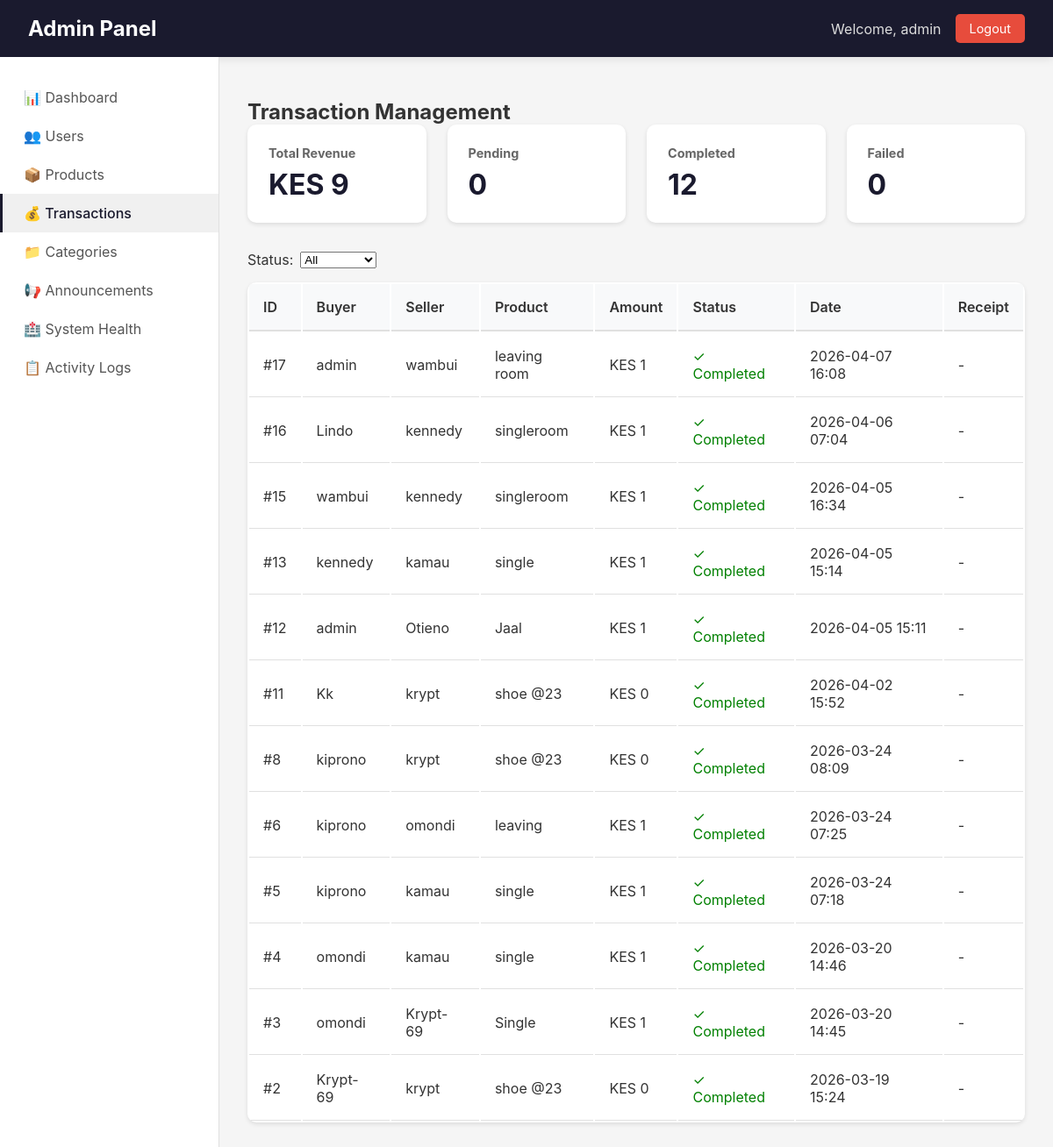
Before: /admin/transactions (signed in) with the older database file.
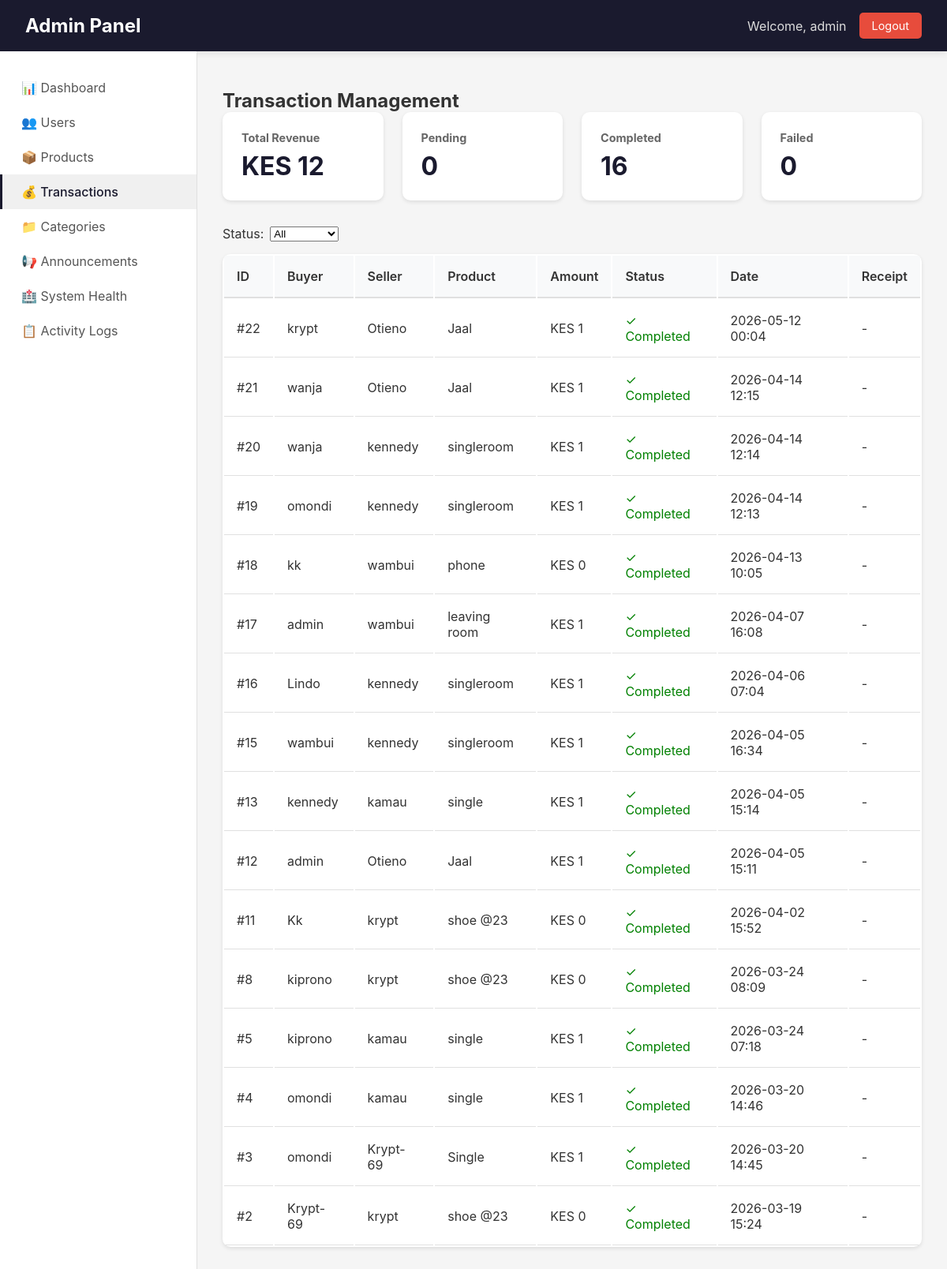
After: the same page with the newer database file.
### app/models.py (models this page shows, shortened)
class ProductUnlock(db.Model):
    __tablename__ = 'product_unlocks'
    id = db.Column(db.Integer, primary_key=True)
    user_id = db.Column(db.Integer, db.ForeignKey('users.id'), nullable=False)
    product_id = db.Column(db.Integer, db.ForeignKey('products.id'), nullable=False)
    seller_id = db.Column(db.Integer, db.ForeignKey('users.id'), nullable=False)
    amount = db.Column(db.Float, nullable=False)
    phone_number = db.Column(db.String(20))
    checkout_request_id = db.Column(db.String(100), unique=True)
    merchant_request_id = db.Column(db.String(100))
    mpesa_receipt_number = db.Column(db.String(50))
    status = db.Column(db.String(20), default='pending')
    created_at = db.Column(db.DateTime, default=datetime.utcnow)
    completed_at = db.Column(db.DateTime)
    unlocked_at = db.Column(db.DateTime)
    user = db.relationship('User', foreign_keys=[user_id], backref='unlocked_products')
    product = db.relationship('Product', back_populates='unlocks')
    seller = db.relationship('User', foreign_keys=[seller_id], backref='buyer_unlocks')
    chat = db.relationship('Chat', back_populates='unlock', lazy=True, uselist=False)

class User(UserMixin, db.Model):
    __tablename__ = 'users'
    id = db.Column(db.Integer, primary_key=True)
    username = db.Column(db.String(80), unique=True, nullable=False)
    email = db.Column(db.String(120), unique=True, nullable=False)
    password_hash = db.Column(db.String(256))
    phone = db.Column(db.String(20))
    created_at = db.Column(db.DateTime, default=datetime.utcnow)
    google_id = db.Column(db.String(100), unique=True, nullable=True)
    profile_picture = db.Column(db.String(500), nullable=True)
    products = db.relationship('Product',
        foreign_keys='Product.seller_id',
        back_populates='seller',
        lazy=True
    )
    payments = db.relationship('Payment',
        back_populates='payment_user',
        lazy=True
    )
    phone_number = db.Column(db.String(20))
    campus_location = db.Column(db.String(100))
    hostel_name = db.Column(db.String(100))
    hostel_room = db.Column(db.String(20))
    whatsapp_number = db.Column(db.String(20))
    show_contact_details = db.Column(db.Boolean, default=True)
    contact_preference = db.Column(db.String(20), default='whatsapp')
    is_admin = db.Column(db.Boolean, default=False)
    conversations_as_buyer = db.relationship('Chat',
        foreign_keys='Chat.buyer_id',
        back_populates='buyer',
        lazy=True,
        cascade='all, delete-orphan'
    )
    conversations_as_seller = db.relationship('Chat',
        foreign_keys='Chat.seller_id',
        back_populates='seller',
        lazy=True,
        cascade='all, delete-orphan'
    )
    sent_messages = db.relationship('Message',
        foreign_keys='Message.sender_id',
        back_populates='sender',
        lazy=True,
        cascade='all, delete-orphan'
    )
    sent_offers = db.relationship('Offer',
        foreign_keys='Offer.buyer_id',
        back_populates='offer_buyer',
        lazy=True
    )
    received_offers = db.relationship('Offer',
        foreign_keys='Offer.seller_id',
        back_populates='offer_seller',
        lazy=True
    )

class Product(db.Model):
    __tablename__ = 'products'
    id = db.Column(db.Integer, primary_key=True)
    title = db.Column(db.String(100), nullable=False)
    description = db.Column(db.Text)
    price = db.Column(db.Float, nullable=False)
    condition = db.Column(db.String(20))
    contact_info = db.Column(db.Text)
    is_fast_moving = db.Column(db.Boolean, default=False)
    is_active = db.Column(db.Boolean, default=True)
    is_sold = db.Column(db.Boolean, default=False)
    Token = db.Column(db.Float, nullable=False)
    category_id = db.Column(db.Integer, db.ForeignKey('categories.id'), nullable=False)
    seller_id = db.Column(db.Integer, db.ForeignKey('users.id'), nullable=False)
    image_group_id = db.Column(db.Integer, db.ForeignKey('product_image_groups.id'), nullable=True)
    created_at = db.Column(db.DateTime, default=datetime.utcnow)
    updated_at = db.Column(db.DateTime, default=datetime.utcnow, onupdate=datetime.utcnow)
    hostel_name = db.Column(db.String(100), nullable=False, default='')
    location = db.Column(db.String(100), nullable=False, default='')
    leave_date = db.Column(db.DateTime, nullable=False, default=datetime.utcnow)
    room_type = db.Column(db.String(20), default='single')
    deposit = db.Column(db.Float, default=0)
    commission_percentage = db.Column(db.Float, default=0)
    is_commission_listing = db.Column(db.Boolean, default=False)
    status = db.Column(db.String(20), default='available')
    agreement_user_id = db.Column(db.Integer, db.ForeignKey('users.id'), nullable=True)
    agreement_expires_at = db.Column(db.DateTime, nullable=True)
    booked_at = db.Column(db.DateTime, nullable=True)
    total_unlocks = db.Column(db.Integer, default=0)
    last_interest_update = db.Column(db.DateTime, default=datetime.utcnow)
    payments = db.relationship('Payment', back_populates='product', lazy=True, cascade="all, delete-orphan")
    chats = db.relationship('Chat', back_populates='product', lazy=True, cascade='all, delete-orphan')
    offers = db.relationship('Offer', back_populates='product', lazy=True, cascade='all, delete-orphan')
    unlocks = db.relationship(
    'ProductUnlock',
    back_populates='product',
    cascade='all, delete-orphan'
)
    notifications = db.relationship(
    'Notification',
    back_populates='product',
    cascade='all, delete-orphan'
)
    agreement_user = db.relationship('User', foreign_keys=[agreement_user_id])
    category = db.relationship('Category', back_populates='products')
    seller = db.relationship('User', foreign_keys=[seller_id], back_populates='products')
    image_group = db.relationship('ProductImageGroup', back_populates='product')

### app/admin/routes.py (the view)
@admin_bp.route('/transactions')
@login_required
@admin_required
def transactions():
    page = request.args.get('page', 1, type=int)
    status_filter = request.args.get('status', 'all')
    query = ProductUnlock.query
    if status_filter != 'all':
        query = query.filter(ProductUnlock.status == status_filter)
    transactions = query.order_by(ProductUnlock.created_at.desc()).paginate(page=page, per_page=20, error_out=False)
    total_revenue = db.session.query(func.sum(ProductUnlock.amount)).filter_by(status='completed').scalar() or 0
    pending_count = ProductUnlock.query.filter_by(status='pending').count()
    completed_count = ProductUnlock.query.filter_by(status='completed').count()
    failed_count = ProductUnlock.query.filter_by(status='failed').count()
    return render_template('admin/transactions.html',
                         transactions=transactions,
                         status_filter=status_filter,
                         total_revenue=total_revenue,
                         pending_count=pending_count,
                         completed_count=completed_count,
                         failed_count=failed_count)

### app/admin/routes.py (called while the page is built)
def admin_required(f):
    @wraps(f)
    def decorated_function(*args, **kwargs):
        if not current_user.is_authenticated:
            flash('Please login to access admin area.', 'warning')
            return redirect(url_for('auth.login'))
        if not current_user.is_admin:
            flash('Admin access required.', 'error')
            return redirect(url_for('main.index'))
        return f(*args, **kwargs)
    return decorated_function

### app/models.py (called while the page is built)
@login_manager.user_loader
def load_user(user_id):
    return User.query.get(int(user_id))

### app/templates/admin/transactions.html (shortened to what this page needs)
{% extends "admin/base.html" %}
{% block content %}
<h2>Transaction Management</h2>
<div class="stats-grid">
    <div class="stat-card">
        <h3>Total Revenue</h3>
        <div class="value">KES {{ "{:,.0f}".format(total_revenue) }}</div>
    </div>
    <div class="stat-card">
        <h3>Pending</h3>
        <div class="value">{{ pending_count }}</div>
    </div>
    <div class="stat-card">
        <h3>Completed</h3>
        <div class="value">{{ completed_count }}</div>
    </div>
    <div class="stat-card">
        <h3>Failed</h3>
        <div class="value">{{ failed_count }}</div>
    </div>
</div>
<div style="margin-bottom: 1rem;">
    <form method="GET" style="display: flex; gap: 0.5rem; align-items: center;">
        <label>Status:</label>
        <select name="status" onchange="this.form.submit()">
            <option value="all" {% if status_filter == 'all' %}selected{% endif %}>All</option>
        </select>
    </form>
</div>
<table class="data-table">
    <thead>
        <tr>
            <th>ID</th>
            <th>Buyer</th>
            <th>Seller</th>
            <th>Product</th>
            <th>Amount</th>
            <th>Status</th>
            <th>Date</th>
            <th>Receipt</th>
        </tr>
    </thead>
    <tbody>
        {% for tx in transactions.items %}
        <tr>
            <td>#{{ tx.id }}</td>
            <td>{{ tx.user.username if tx.user else 'N/A' }}</td>
            <td>{{ tx.seller.username if tx.seller else 'N/A' }}</td>
            <td>{{ tx.product.title[:30] if tx.product else 'N/A' }}</td>
            <td>KES {{ "{:,.0f}".format(tx.amount) }}</td>
            <td>
                {% if tx.status == 'completed' %}
                <span style="color: green;">✓ Completed</span>
                {% elif tx.status == 'pending' %}
                <span style="color: orange;">⏳ Pending</span>
                {% else %}
                <span style="color: red;">✗ Failed</span>
                {% endif %}
            </td>
            <td>{{ (tx.completed_at or tx.created_at).strftime('%Y-%m-%d %H:%M') }}</td>
            <td>{{ tx.mpesa_receipt_number or '-' }}</td>
        </tr>
        {% endfor %}
    </tbody>
</table>
{% endblock %}

Changed rows visible on the page:
removed ProductUnlock: id "6", user "kiprono", seller "omondi", product "leaving", amount "1", status "✓ Completed", completed_at "2026-03-24 07:25", mpesa_receipt_number "-"
added ProductUnlock: id "22", user "krypt", seller "Otieno", product "Jaal", amount "1", status "✓ Completed", completed_at "2026-05-12 00:04", mpesa_receipt_number "-"
added ProductUnlock: id "21", user "wanja", seller "Otieno", product "Jaal", amount "1", status "✓ Completed", completed_at "2026-04-14 12:15", mpesa_receipt_number "-"
added ProductUnlock: id "20", user "wanja", seller "kennedy", product "singleroom", amount "1", status "✓ Completed", completed_at "2026-04-14 12:14", mpesa_receipt_number "-"
added ProductUnlock: id "19", user "omondi", seller "kennedy", product "singleroom", amount "1", status "✓ Completed", completed_at "2026-04-14 12:13", mpesa_receipt_number "-"
added ProductUnlock: id "18", user "kk", seller "wambui", product "phone", amount "0", status "✓ Completed", completed_at "2026-04-13 10:05", mpesa_receipt_number "-"
Other visible differences:
{{ "{:,.0f}".format(total_revenue) }}: "9" → "12"
{{ completed_count }}: "12" → "16"
